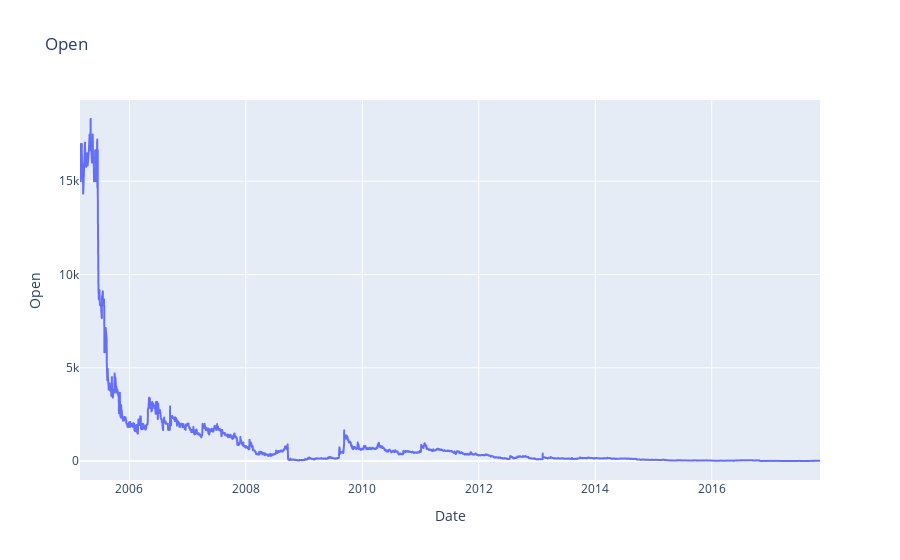

Notebook cell for this chart:
### Code cell
px.line(df, x="Date", y="Open", title='Open')

### Figure 1 — Plotly figure (JSON) as saved in the notebook; plotly's stock layout.template omitted (floating-point values rounded to 4 significant figures; data arrays with more than 128 entries replaced by an {"elided": "..."} marker saying what was removed)
{"data": [{"hovertemplate": "Date=%{x}<br>Open=%{y}<extra></extra>", "legendgroup": "", "line": {"color": "#636efa", "dash": "solid"}, "marker": {"symbol": "circle"}, "mode": "lines", "name": "", "showlegend": false, "type": "scattergl", "x": {"elided": "3125 str values"}, "xaxis": "x", "y": {"elided": "3125 float values"}, "yaxis": "y"}], "layout": {"legend": {"tracegroupgap": 0}, "title": {"text": "Open"}, "xaxis": {"anchor": "y", "domain": [0, 1], "title": {"text": "Date"}}, "yaxis": {"anchor": "x", "domain": [0, 1], "title": {"text": "Open"}}}}
